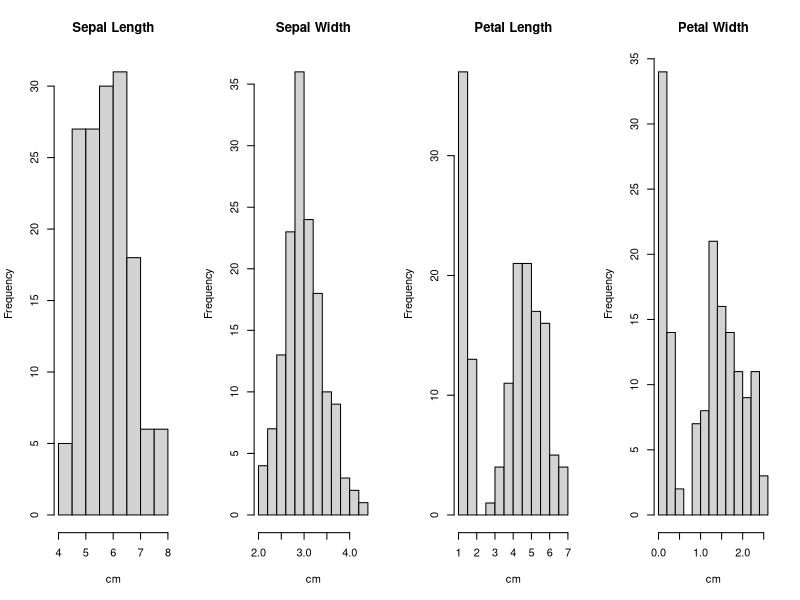
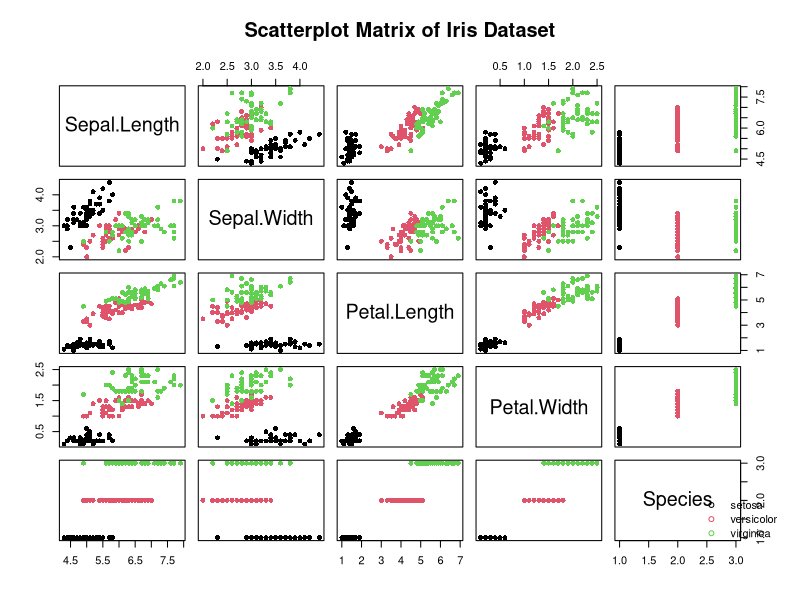
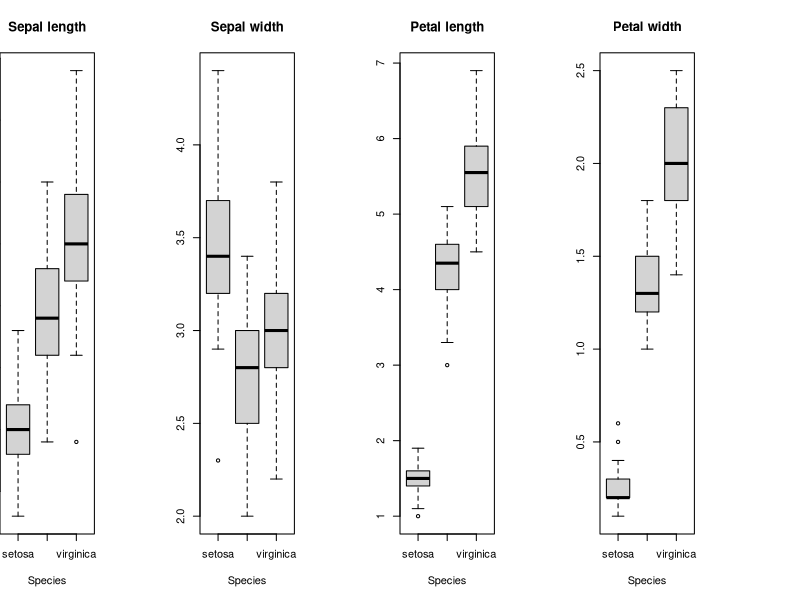
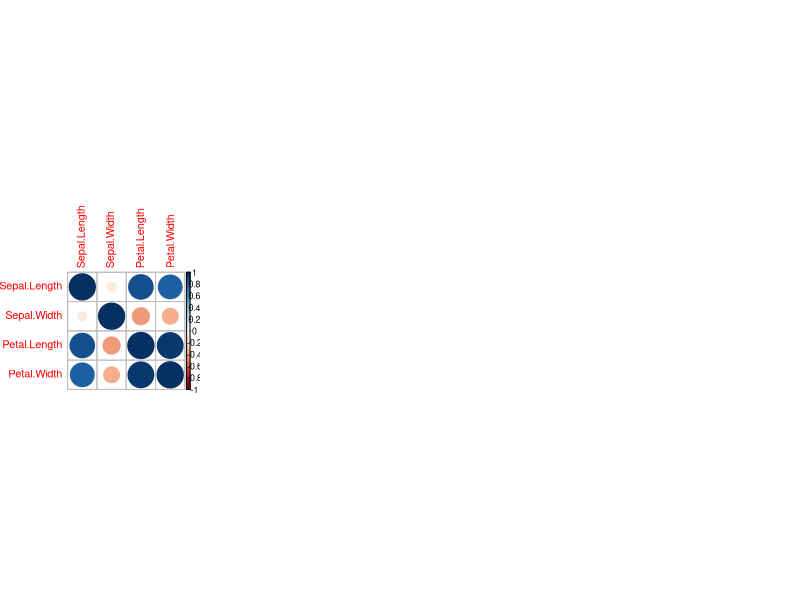

Reproduce these figures in R, in order.
## ---- chunk 1
knitr::opts_chunk$set(echo = TRUE)
## ---- chunk 2
library(datasets)
#?iris
str(iris)
## ---- chunk 3
#iris$Species
unique(iris$Species)
## ---- chunk 4
par(mfrow = c(1, 4))

hist(iris$Sepal.Length, main = "Sepal Length", xlab = "cm")
hist(iris$Sepal.Width, main = "Sepal Width", xlab = "cm")
hist(iris$Petal.Length, main = "Petal Length", xlab = "cm")
hist(iris$Petal.Width, main = "Petal Width", xlab = "cm")
## ---- chunk 5
par(mar = c(5, 0, 4, 8), xpd = TRUE)  # add right margin & allow drawing outside

plot(iris, col = iris$Species, pch = 16, main = "Scatterplot Matrix of Iris Dataset")

legend(legend = levels(iris$Species), col = 1:3, pch = 1, bty = "n", "bottomright", inset = 0.02)
## ---- chunk 6
par(mfrow = c(1, 4))

boxplot(Sepal.Length ~ Species, data = iris,  main = "Sepal length")
boxplot(Sepal.Width ~ Species, data = iris, main = "Sepal width")
boxplot(Petal.Length ~ Species, data = iris,  main = "Petal length")
boxplot(Petal.Width ~ Species, data = iris,main = "Petal width")
## ---- chunk 7
summary(iris)
## ---- chunk 8
library(tidyverse)

iris %>%
  group_by(Species) %>%
  summarise(across(where(is.numeric),
                   list(mean = mean, 
                        sd = sd),
                   .names = "{.col}_{.fn}")) %>%
  pivot_longer(-Species,
               names_to = c("Variable", "Statistic"),
               names_sep = "_",
               values_to = "Value") %>%
  pivot_wider(names_from = Species, values_from = Value)

## ---- chunk 9
cov(iris[, 1:4])
## ---- chunk 10
cor(iris[, 1:4])
## ---- chunk 11
library(corrplot)
## ---- chunk 12
cor_matrix <- cor(iris[, 1:4])
corrplot(cor_matrix)
## ---- chunk 13
X <- iris[, 1:4]

cov_matrix <- cov(X)   # Σ = Cov(x)
cor_matrix <- cor(X)   # Cor(x)
## ---- chunk 14
D <- diag(diag(cov_matrix))

A <- diag(1 / sqrt(diag(cov_matrix)))

## ---- chunk 15

Cov_Ax <- A %*% cov_matrix %*% t(A)

## ---- chunk 16
Cov_Ax
## ---- chunk 17
cor_matrix
## ---- chunk 18
eig <- eigen(cov_matrix)
eig
## ---- chunk 19
Gamma <- eig$vectors           
A <- diag(eig$values)          
Sigma_reconstructed <- Gamma %*% A %*% t(Gamma)
Sigma_reconstructed
## ---- chunk 20
cov_matrix
